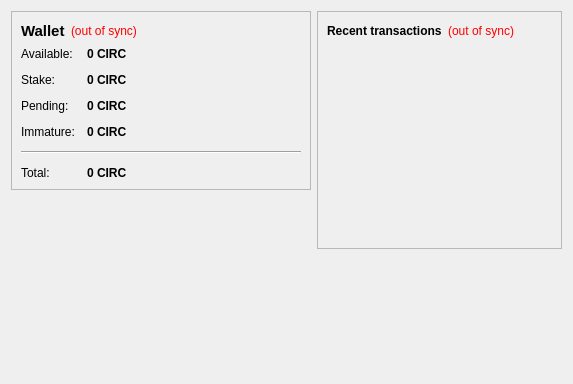
<?xml version="1.0" encoding="UTF-8"?>
<ui version="4.0">
 <class>OverviewPage</class>
 <widget class="QWidget" name="OverviewPage">
  <property name="geometry">
   <rect>
    <x>0</x>
    <y>0</y>
    <width>573</width>
    <height>342</height>
   </rect>
  </property>
  <property name="windowTitle">
   <string>Form</string>
  </property>
  <layout class="QHBoxLayout" name="horizontalLayout" stretch="1,1">
   <item>
    <layout class="QVBoxLayout" name="verticalLayout_2">
     <item>
      <widget class="QFrame" name="frame">
       <property name="frameShape">
        <enum>QFrame::StyledPanel</enum>
       </property>
       <property name="frameShadow">
        <enum>QFrame::Raised</enum>
       </property>
       <layout class="QVBoxLayout" name="verticalLayout_4">
        <item>
         <layout class="QHBoxLayout" name="horizontalLayout_4">
          <item>
           <widget class="QLabel" name="label_5">
            <property name="font">
             <font>
              <pointsize>11</pointsize>
              <weight>75</weight>
              <bold>true</bold>
             </font>
            </property>
            <property name="text">
             <string>Wallet</string>
            </property>
           </widget>
          </item>
          <item>
           <widget class="QLabel" name="labelWalletStatus">
            <property name="toolTip">
             <string>The displayed information may be out of date. Your wallet automatically synchronizes with the CircuitCoin network after a connection is established, but this process has not completed yet.</string>
            </property>
            <property name="styleSheet">
             <string notr="true">QLabel { color: red; }</string>
            </property>
            <property name="text">
             <string notr="true">(out of sync)</string>
            </property>
            <property name="alignment">
             <set>Qt::AlignLeading|Qt::AlignLeft|Qt::AlignVCenter</set>
            </property>
           </widget>
          </item>
          <item>
           <spacer name="horizontalSpacer_2">
            <property name="orientation">
             <enum>Qt::Horizontal</enum>
            </property>
            <property name="sizeHint" stdset="0">
             <size>
              <width>40</width>
              <height>20</height>
             </size>
            </property>
           </spacer>
          </item>
         </layout>
        </item>
        <item>
         <layout class="QFormLayout" name="formLayout_2">
          <property name="fieldGrowthPolicy">
           <enum>QFormLayout::AllNonFixedFieldsGrow</enum>
          </property>
          <property name="horizontalSpacing">
           <number>12</number>
          </property>
          <property name="verticalSpacing">
           <number>12</number>
          </property>
          <item row="0" column="0">
           <widget class="QLabel" name="label">
            <property name="text">
             <string>Available:</string>
            </property>
           </widget>
          </item>
          <item row="0" column="1">
           <widget class="QLabel" name="labelBalance">
            <property name="font">
             <font>
              <weight>75</weight>
              <bold>true</bold>
             </font>
            </property>
            <property name="cursor">
             <cursorShape>IBeamCursor</cursorShape>
            </property>
            <property name="toolTip">
             <string>Your current spendable balance</string>
            </property>
            <property name="text">
             <string notr="true">0 CIRC</string>
            </property>
            <property name="textInteractionFlags">
             <set>Qt::LinksAccessibleByMouse|Qt::TextSelectableByKeyboard|Qt::TextSelectableByMouse</set>
            </property>
           </widget>
          </item>
          <item row="1" column="0">
           <widget class="QLabel" name="label_6">
            <property name="text">
             <string>Stake:</string>
            </property>
           </widget>
          </item>
          <item row="1" column="1">
           <widget class="QLabel" name="labelStake">
            <property name="font">
             <font>
              <weight>75</weight>
              <bold>true</bold>
             </font>
            </property>
            <property name="cursor">
             <cursorShape>IBeamCursor</cursorShape>
            </property>
            <property name="toolTip">
             <string>Total of coins that was staked, and do not yet count toward the current balance</string>
            </property>
            <property name="text">
             <string notr="true">0 CIRC</string>
            </property>
            <property name="textInteractionFlags">
             <set>Qt::LinksAccessibleByMouse|Qt::TextSelectableByKeyboard|Qt::TextSelectableByMouse</set>
            </property>
           </widget>
          </item>
          <item row="2" column="0">
           <widget class="QLabel" name="label_3">
            <property name="text">
             <string>Pending:</string>
            </property>
           </widget>
          </item>
          <item row="2" column="1">
           <widget class="QLabel" name="labelUnconfirmed">
            <property name="font">
             <font>
              <weight>75</weight>
              <bold>true</bold>
             </font>
            </property>
            <property name="cursor">
             <cursorShape>IBeamCursor</cursorShape>
            </property>
            <property name="toolTip">
             <string>Total of transactions that have yet to be confirmed, and do not yet count toward the current balance</string>
            </property>
            <property name="text">
             <string notr="true">0 CIRC</string>
            </property>
            <property name="textInteractionFlags">
             <set>Qt::LinksAccessibleByMouse|Qt::TextSelectableByKeyboard|Qt::TextSelectableByMouse</set>
            </property>
           </widget>
          </item>
          <item row="3" column="0">
           <widget class="QLabel" name="labelImmatureText">
            <property name="text">
             <string>Immature:</string>
            </property>
           </widget>
          </item>
          <item row="3" column="1">
           <widget class="QLabel" name="labelImmature">
            <property name="font">
             <font>
              <weight>75</weight>
              <bold>true</bold>
             </font>
            </property>
            <property name="toolTip">
             <string>Mined balance that has not yet matured</string>
            </property>
            <property name="text">
             <string notr="true">0 CIRC</string>
            </property>
            <property name="textInteractionFlags">
             <set>Qt::LinksAccessibleByMouse|Qt::TextSelectableByKeyboard|Qt::TextSelectableByMouse</set>
            </property>
           </widget>
          </item>
          <item row="4" column="0" colspan="2">
           <widget class="Line" name="line">
            <property name="orientation">
             <enum>Qt::Horizontal</enum>
            </property>
           </widget>
          </item>
          <item row="5" column="0">
           <widget class="QLabel" name="labelTotalText">
            <property name="text">
             <string>Total:</string>
            </property>
           </widget>
          </item>
          <item row="5" column="1">
           <widget class="QLabel" name="labelTotal">
            <property name="font">
             <font>
              <weight>75</weight>
              <bold>true</bold>
             </font>
            </property>
            <property name="cursor">
             <cursorShape>IBeamCursor</cursorShape>
            </property>
            <property name="toolTip">
             <string>Your current total balance</string>
            </property>
            <property name="text">
             <string notr="true">0 CIRC</string>
            </property>
            <property name="textInteractionFlags">
             <set>Qt::LinksAccessibleByMouse|Qt::TextSelectableByKeyboard|Qt::TextSelectableByMouse</set>
            </property>
           </widget>
          </item>
         </layout>
        </item>
       </layout>
      </widget>
     </item>
     <item>
      <spacer name="verticalSpacer">
       <property name="orientation">
        <enum>Qt::Vertical</enum>
       </property>
       <property name="sizeHint" stdset="0">
        <size>
         <width>20</width>
         <height>40</height>
        </size>
       </property>
      </spacer>
     </item>
        <item>
         <widget class="QLabel" name="label_2">
          <property name="minimumSize">
           <size>
            <width>300</width>
            <height>177</height>
           </size>
          </property>
          <property name="text">
           <string>&lt;html&gt;&lt;head/&gt;&lt;body&gt;&lt;p align=&quot;center&quot;&gt;&lt;a href=&quot;https://CircuitCoin.com&quot;&gt;&lt;span style=&quot; text-decoration: underline; color:#0000ff;&quot;&gt;&lt;img src=&quot;:/images/wallet&quot;/&gt;&lt;/span&gt;&lt;/a&gt;&lt;/p&gt;&lt;/body&gt;&lt;/html&gt;</string>
          </property>
         </widget>
        </item>
    </layout>
   </item>
   <item>
    <layout class="QVBoxLayout" name="verticalLayout_3">
     <item>
      <widget class="QFrame" name="frame_2">
       <property name="frameShape">
        <enum>QFrame::StyledPanel</enum>
       </property>
       <property name="frameShadow">
        <enum>QFrame::Raised</enum>
       </property>
       <layout class="QVBoxLayout" name="verticalLayout">
        <item>
         <layout class="QHBoxLayout" name="horizontalLayout_2">
          <item>
           <widget class="QLabel" name="label_4">
            <property name="text">
             <string>&lt;b&gt;Recent transactions&lt;/b&gt;</string>
            </property>
           </widget>
          </item>
          <item>
           <widget class="QLabel" name="labelTransactionsStatus">
            <property name="toolTip">
             <string>The displayed information may be out of date. Your wallet automatically synchronizes with the CircuitCoin network after a connection is established, but this process has not completed yet.</string>
            </property>
            <property name="styleSheet">
             <string notr="true">QLabel { color: red; }</string>
            </property>
            <property name="text">
             <string notr="true">(out of sync)</string>
            </property>
            <property name="alignment">
             <set>Qt::AlignRight|Qt::AlignTrailing|Qt::AlignVCenter</set>
            </property>
           </widget>
          </item>
          <item>
           <spacer name="horizontalSpacer">
            <property name="orientation">
             <enum>Qt::Horizontal</enum>
            </property>
            <property name="sizeHint" stdset="0">
             <size>
              <width>40</width>
              <height>20</height>
             </size>
            </property>
           </spacer>
          </item>
         </layout>
        </item>
        <item>
         <widget class="QListView" name="listTransactions">
          <property name="styleSheet">
           <string notr="true">QListView { background: transparent; }</string>
          </property>
          <property name="frameShape">
           <enum>QFrame::NoFrame</enum>
          </property>
          <property name="verticalScrollBarPolicy">
           <enum>Qt::ScrollBarAlwaysOff</enum>
          </property>
          <property name="horizontalScrollBarPolicy">
           <enum>Qt::ScrollBarAlwaysOff</enum>
          </property>
          <property name="selectionMode">
           <enum>QAbstractItemView::NoSelection</enum>
          </property>
         </widget>
        </item>
       </layout>
      </widget>
     </item>
     <item>
      <spacer name="verticalSpacer_2">
       <property name="orientation">
        <enum>Qt::Vertical</enum>
       </property>
       <property name="sizeHint" stdset="0">
        <size>
         <width>20</width>
         <height>40</height>
        </size>
       </property>
      </spacer>
     </item>
    </layout>
   </item>
  </layout>
 </widget>
 <resources/>
 <connections/>
</ui>
